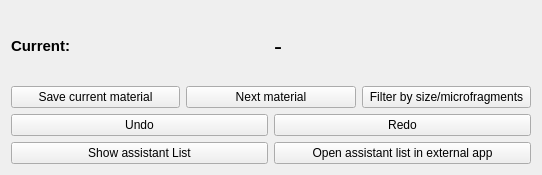
<?xml version="1.0" encoding="UTF-8"?>
<ui version="4.0">
 <class>AssistantGUI</class>
 <widget class="QWidget" name="AssistantGUI">
  <property name="geometry">
   <rect>
    <x>0</x>
    <y>0</y>
    <width>542</width>
    <height>175</height>
   </rect>
  </property>
  <property name="windowTitle">
   <string>AssistantGUI</string>
  </property>
  <layout class="QVBoxLayout" name="verticalLayout_2">
   <item>
    <layout class="QVBoxLayout" name="verticalLayout">
     <item>
      <layout class="QHBoxLayout" name="horizontalLayout_2">
       <item>
        <widget class="QLabel" name="label">
         <property name="font">
          <font>
           <pointsize>11</pointsize>
           <weight>75</weight>
           <bold>true</bold>
          </font>
         </property>
         <property name="text">
          <string>Current:</string>
         </property>
        </widget>
       </item>
       <item>
        <widget class="QLabel" name="currentMaterial_label">
         <property name="font">
          <font>
           <pointsize>18</pointsize>
          </font>
         </property>
         <property name="text">
          <string>-</string>
         </property>
         <property name="textFormat">
          <enum>Qt::AutoText</enum>
         </property>
        </widget>
       </item>
      </layout>
     </item>
     <item>
      <layout class="QHBoxLayout" name="horizontalLayout">
       <item>
        <widget class="QPushButton" name="save_pushButton">
         <property name="text">
          <string>Save current material</string>
         </property>
        </widget>
       </item>
       <item>
        <widget class="QPushButton" name="next_pushButton">
         <property name="text">
          <string>Next material</string>
         </property>
        </widget>
       </item>
       <item>
        <widget class="QPushButton" name="filterMaterials_pushButton">
         <property name="text">
          <string>Filter by size/microfragments</string>
         </property>
        </widget>
       </item>
      </layout>
     </item>
    </layout>
   </item>
   <item>
    <layout class="QGridLayout" name="gridLayout">
     <item row="0" column="0">
      <layout class="QHBoxLayout" name="horizontalLayout_3">
       <item>
        <widget class="QPushButton" name="undo_pushButton">
         <property name="text">
          <string>Undo</string>
         </property>
        </widget>
       </item>
       <item>
        <widget class="QPushButton" name="redo_pushButton">
         <property name="text">
          <string>Redo</string>
         </property>
        </widget>
       </item>
      </layout>
     </item>
     <item row="1" column="0">
      <layout class="QHBoxLayout" name="horizontalLayout_4">
       <item>
        <widget class="QPushButton" name="displayAssistantList_pushButton">
         <property name="text">
          <string>Show assistant List</string>
         </property>
        </widget>
       </item>
       <item>
        <widget class="QPushButton" name="openList_pushButton">
         <property name="text">
          <string>Open assistant list in external app</string>
         </property>
        </widget>
       </item>
      </layout>
     </item>
    </layout>
   </item>
  </layout>
 </widget>
 <layoutdefault spacing="6" margin="11"/>
 <resources/>
 <connections/>
</ui>
